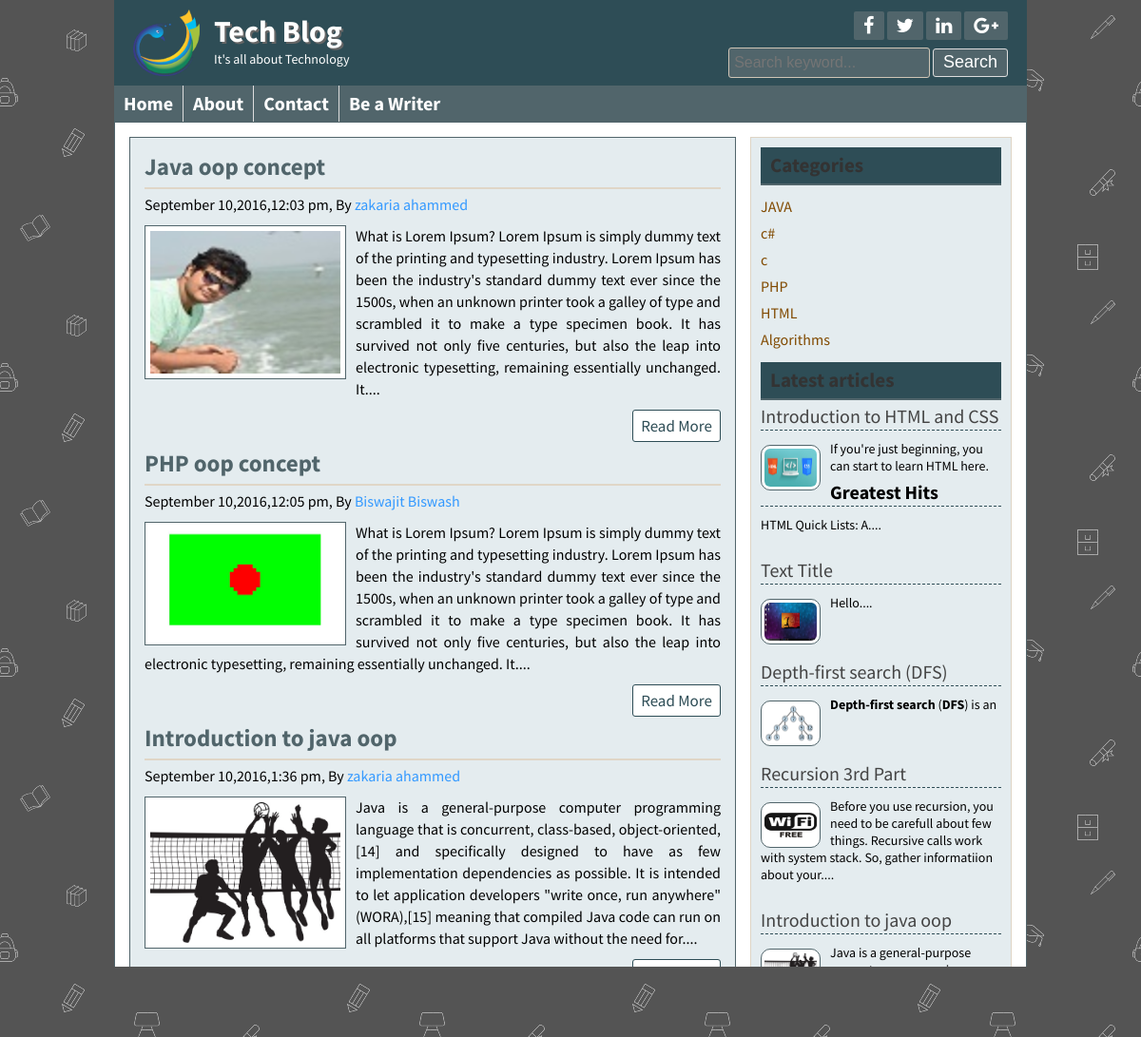
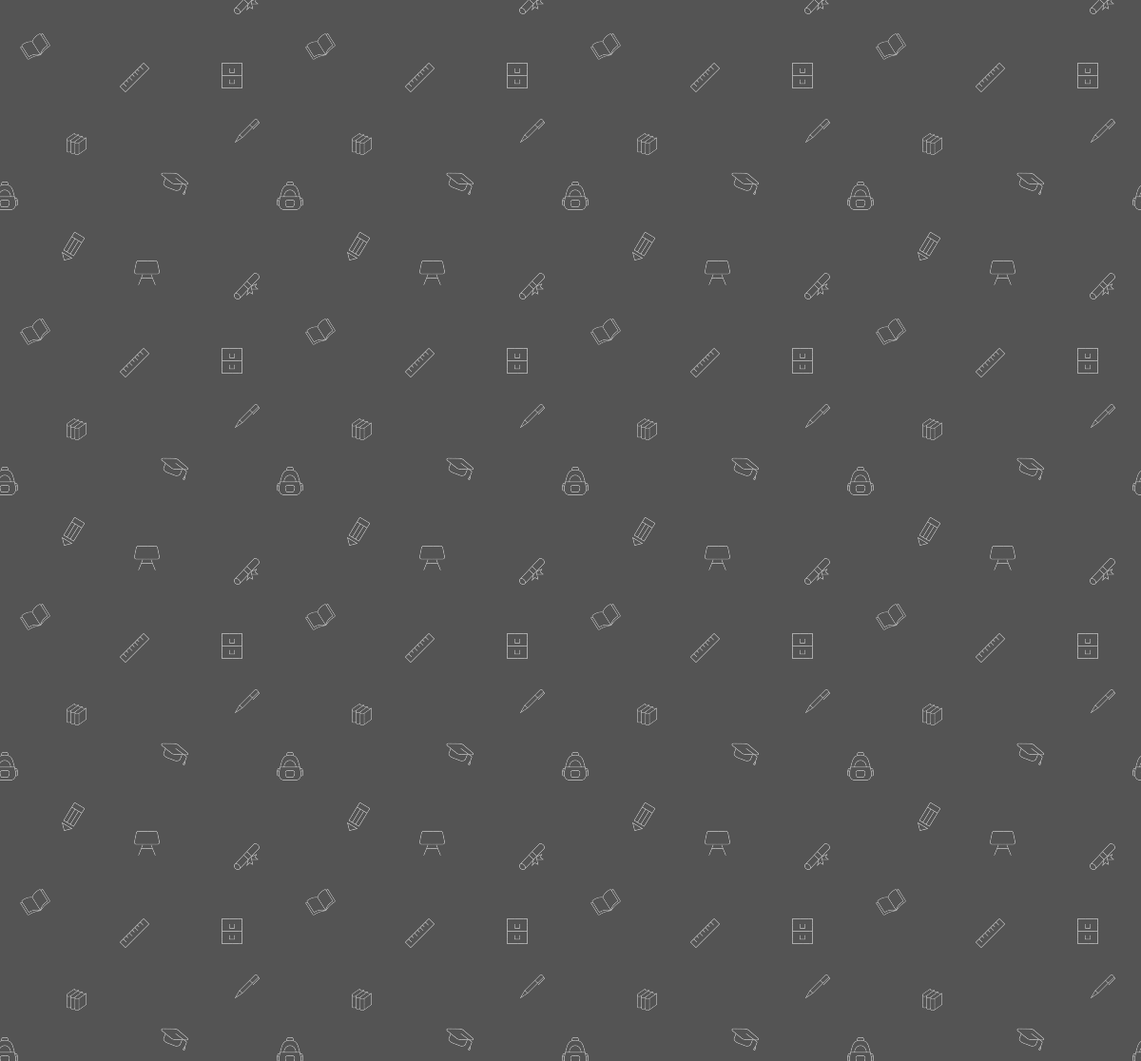
Page /search_post.php on the committed database (2 pictures, top to bottom).
### tables this page shows
CREATE TABLE IF NOT EXISTS `tbl_post` (
  `id` int(2) NOT NULL AUTO_INCREMENT,
  `title` varchar(50) NOT NULL,
  `image` varchar(255) NOT NULL,
  `body` text NOT NULL,
  `date` timestamp NOT NULL DEFAULT CURRENT_TIMESTAMP,
  `cat_id` int(2) NOT NULL,
  `tag` varchar(255) NOT NULL,
  `admin_id` int(2) NOT NULL,
  PRIMARY KEY (`id`),
  KEY `cat_id` (`cat_id`),
  KEY `tag_id` (`tag`),
  KEY `author_id` (`admin_id`)
);

CREATE TABLE IF NOT EXISTS `tbl_category` (
  `cat_id` int(2) NOT NULL AUTO_INCREMENT,
  `cat_name` varchar(55) NOT NULL,
  PRIMARY KEY (`cat_id`)
);

### lib/Database.php (called while the page is built, shortened)
<?php
Class Database{
	public $host   = DB_HOST;
	public $user   = DB_USER;
	public $pass   = DB_PASS;
	public $dbname = DB_NAME;
	public $link;
	private function connectDB(){
	$this->link = new mysqli($this->host, $this->user, $this->pass, $this->dbname);
 }
	public function select($query){
		$result = $this->link->query($query) or die($this->link->error.__LINE__);
		if($result->num_rows > 0){
			return $result;
		} else {
			return false;
		}
	}
}

### helpers/Format.php (called while the page is built, shortened)
<?php
class Format
{
	public function format_date($date)
	{
		return date('F j,Y,g:i a',strtotime($date));
	}
	public function textShortent($text,$limit=400)
	{
		$text=substr($text, 0 , $limit);
		$text=substr($text, 0 ,strrpos($text, ' '));
		$text=$text."....";
		return $text;
	}
}
?>

### search_post.php (the view)
<?php include 'inc\header.php';?>
	<div class="contentsection contemplete clear">
		<div class="maincontent clear">
		<?php
			if (isset($_GET['search'])||$_GET['search']==NULL ) {
			$search=$_GET['search'];
			}else{
			header("location:404.php");
		}
			$query=("SELECT distinct * ,tbl_admins.admin_name
				FROM tbl_post
				inner join tbl_admins
				on tbl_admins.admin_id=tbl_post.admin_id and (title LIKE '%$search%' OR body LIKE '%$search%' )");
			$post=$db->select($query);
			if ($post) {
				while ($result=$post->fetch_assoc()){
		?>
			<div class="samepost clear">
				<h2><a href="post.php?id=<?php echo $result['id'] ?>"><?php echo $result['title'] ?></a></h2>
				<h4><?php echo $fm->format_date($result['date'] )?>, By <a href="#"><?php echo $result['admin_name'] ?></a></h4>
				 <a href="post.php?id=<?php echo $result['id'] ?>"><img src="admin/<?php echo$result['image']?>" alt="post image"/></a>
				<p>
					<?php echo $fm->textShortent($result['body'] )?>
				</p>
				<div class="readmore clear">
					<a href="post.php?id=<?php echo $result['id'] ?>">Read More</a>
				</div>
			</div>
			<?php
				}
			}else{
			?>
			<h2> NO SEARCH ITEM FOUND !!!</h2>
			<?php
				}
			?>
		</div>
<?php include 'inc\sidebar.php';?>
<?php include 'inc\footer.php';?>

### inc/sidebar.php
<div class="sidebar clear">
	<div class="samesidebar clear">
		<h2>Categories</h2>
		<?php
			$query=("SELECT * FROM tbl_category");
			$post=$db->select($query);
			if ($post) {
				while ($result=$post->fetch_assoc()){
		?>
			<ul>
				<li><a href="posts.php?catid=<?php echo $result['cat_id'] ?>"><?php echo $result['cat_name'] ?></a></li>
			</ul>
			<?php
				}
			}else{
				echo "No category Found!!";
			}
		?>
	</div>
	<div class="samesidebar clear">
		<h2>Latest articles</h2>
		<?php
			$query=("SELECT * FROM tbl_post order by id desc limit 5");
			$post=$db->select($query);
			if ($post) {
				while ($result=$post->fetch_assoc()){
		?>
			<div class="popular clear">
				<h3><a href="post.php?id=<?php echo $result['id'] ?>"><?php echo $result['title'] ?></a></h3>
				<a href="post.php?id=<?php echo $result['id'] ?>"><img src="admin/<?php echo$result['image']?>" alt="post image"/></a>
				<p><?php echo $fm->textShortent($result['body'],150) ?></p>
			</div>
			<?php
				}
			}else{
				echo "No Latest post Found!!";
			}
		?>
	</div>
</div>

### style.css (style rules this page uses)
* { margin:0;padding:0;outline:0 }
body { font-family: 'Source Sans Pro', sans-serif;font-size:14px;line-height:18px;color:#000;background:url(images/school.png)repeat fixed 0 0 #fff; }
.contemplete { margin: 0 auto; width: 928px; }
.clear { overflow:hidden; }
.contentsection { background: #ffffff none repeat scroll 0 0; border: 1px solid #51656b; padding: 15px; }
.maincontent { background: #e4ecef none repeat scroll 0 0; border: 1px solid #51656b; float: left; margin: 0 15px 15px 0; padding: 8px 15px; width: 606px; }
.samepost { font-weight: normal; font-size: 16px; line-height: 24px; text-align: justify; }
.samepost h2, .about h2 { border-bottom: 2px solid #e0d6c7; color: #51656b; font-size: 25px; margin-bottom: 4px; padding: 10px 10px 10px 0; }
.samepost h2 a { color: #51656b; text-decoration: none; }
.samepost h4,.about h4 { font-weight: normal; margin-bottom: 10px; margin-top: 0; }
.samepost h4 a, .about h4 a { text-decoration:none;color:#3399FF; }
.samepost img { background: #fff none repeat scroll 0 0; border: 1px solid #51656b; float: left; margin-right: 10px; padding: 5px; width: 200px; }
.samepost p { font-size: 16px; line-height: 23px; text-align: justify; }
.readmore { float: right; margin-top: 10px; }
.readmore a { background: #fff none repeat scroll 0 0; border: 1px solid #2e4d56; border-radius: 3px; color: #2e4d56; display: block; font-size: 17px; padding: 4px 8px; text-decoration: none; }
.sidebar { background: #e4ecef none repeat scroll 0 0; border: 1px solid #ded4c5; float: right; margin-bottom: 15px; margin-top: 0; padding: 10px; width: 253px; }
.samesidebar { margin-bottom: 10px; }
.samesidebar h2 { background: #2e4d56 none repeat scroll 0 0; border-bottom: 2px solid #51656b; color: #333; margin-bottom: 8px; padding: 10px; }
.samesidebar ul { padding:0;margin:0;list-style:none; }
.samesidebar ul li { border-bottom: 1px dashed #e9c05c; font-size: 16px; padding: 5px 8px 5px 0; }
.samesidebar ul li:last-child { border-bottom: 0px dashed #e9c05c; }
.samesidebar ul li a { color: #814a00; text-decoration: none; }
.samesidebar p { margin-bottom: 10px; }
.popular { margin-bottom: 20px; }
.popular h3 { border-bottom: 1px dashed #2e4d56; font-size: 20px; font-weight: normal; margin-bottom: 10px; padding-bottom: 5px; }
.popular h3 a { text-decoration:none;color:#444 }
.popular img { background: #fff none repeat scroll 0 0; border: 1px solid #51656b; border-radius: 10px; float: left; height: 40px; margin-right: 10px; margin-top: 5px; padding: 3px; width: 55px; }

### lessframework4.css (style rules this page uses)
.contemplete { width: 928px; margin: 0 auto; }
.maincontent { width: 606px; }
.sidebar { width: 253px; }
body { font-size:14px;line-height:18px }
.samepost h2 { font-size: 25px; }
.samepost { font-size: 16px; line-height: 24px; }
.samepost img { width: 200px;padding: 5px; }
.samepost p { font-size: 16px;line-height: 23px; }
.readmore a { font-size: 17px;padding: 4px 8px; }
.samesidebar h2 { padding: 10px; }
.samesidebar ul li { font-size: 16px; }
.popular h3 { font-size: 20px; }
.popular { margin-bottom: 20px; }
.popular img { height: 40px;margin-top: 5px; margin-right: 10px; padding: 3px; width: 55px; }

### rows in the picture
tbl_post: title "Java oop concept", date "September 10,2016,12:03 pm", admin.admin_name "zakaria ahammed", image (picture), body "What is Lorem Ipsum? Lorem Ipsum is simply dummy text of the printing and typesetting industry. Lorem Ipsum has been the industry's standard dummy text ever since the 1500s, when an unknown printer took a galley of type and scrambled it to make a type specimen book. It has survived not only five centuries, but also the leap into electronic typesetting, remaining essentially unchanged. It...."
tbl_post: title "PHP oop concept", date "September 10,2016,12:05 pm", admin.admin_name "Biswajit Biswash", image (picture), body "What is Lorem Ipsum? Lorem Ipsum is simply dummy text of the printing and typesetting industry. Lorem Ipsum has been the industry's standard dummy text ever since the 1500s, when an unknown printer took a galley of type and scrambled it to make a type specimen book. It has survived not only five centuries, but also the leap into electronic typesetting, remaining essentially unchanged. It...."
tbl_post: title "Introduction to java oop", date "September 10,2016,1:36 pm", admin.admin_name "zakaria ahammed", image (picture), body "Java is a general-purpose computer programming language that is concurrent, class-based, object-oriented,[14] and specifically designed to have as few implementation dependencies as possible. It is intended to let application developers \"write once, run anywhere\" (WORA),[15] meaning that compiled Java code can run on all platforms that support Java without the need for....", body "Java is a general-purpose computer programming language that is concurrent, class-based, object-oriented,[14] and specifically designed to have as...."
tbl_post: title "Recursion 3rd Part", date "September 18,2016,4:12 am", image (picture), body "Before you use recursion, you need to be carefull about few things. Recursive calls work with system stack. So, gather informatiion about your system compiler and then take the decision whether you want to use recursion or not. In programming competetions, recursive functions are needed in techniques like Backtracking and Dynamic Programming. Before you use recursion, you need to be....", body "Before you use recursion, you need to be carefull about few things. Recursive calls work with system stack. So, gather informatiion about your...."
tbl_post: title "Depth-first search (DFS)", admin.admin_name "zakaria ahammed", image (picture), body "Depth-first search DFS ) is an algorithm for traversing or searching tree data structures. One starts at the", body "Depth-first search ( DFS ) is an"
tbl_post: title "Text Title", admin.admin_name "zakaria ahammed", image (picture), body "Hello...."
tbl_post: title "Introduction to HTML and CSS", date "November 5,2016,1:21 pm", admin.admin_name "Shamim hasan nayan", image (picture), body "If you're just beginning, you can start to learn HTML here. HTML Quick Lists: A complete list of all tags and attributes, with links to pages about each of them. For an introduction to modern HTML see logical tags & Semantic Markup. Be sure to check out our CSS tutorials and....", body "If you're just beginning, you can start to learn HTML here. Greatest Hits HTML Quick Lists: A...."
tbl_category: cat_name "JAVA"
tbl_category: cat_name "c#"
tbl_category: cat_name "c"
tbl_category: cat_name "PHP"
tbl_category: cat_name "HTML"
tbl_category: cat_name "Algorithms"
